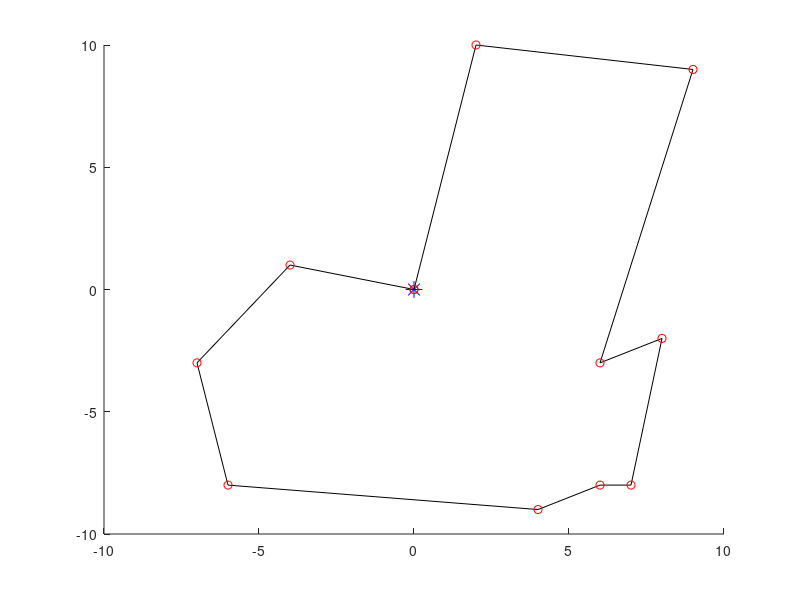
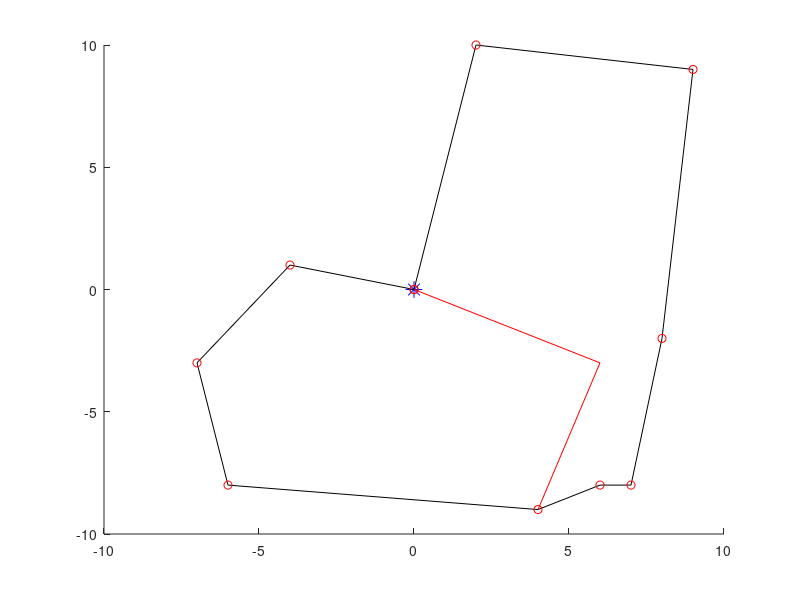
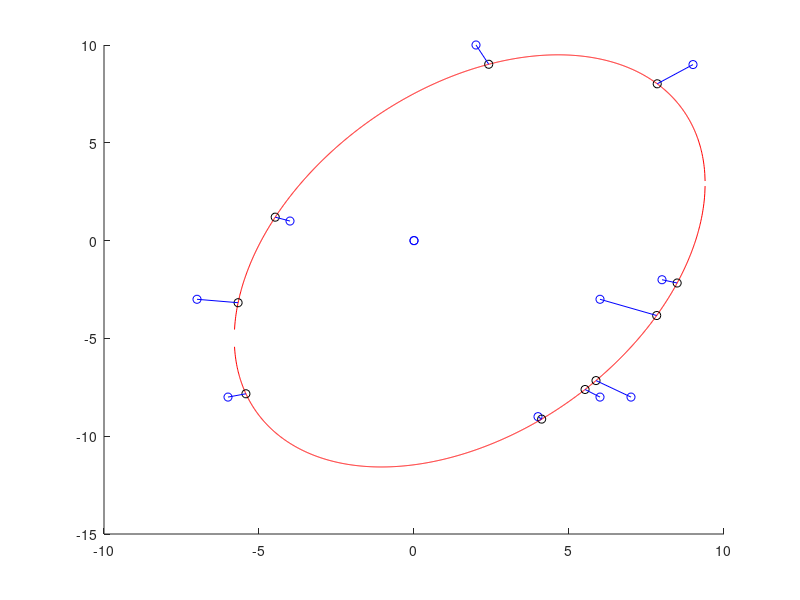

MATLAB code for these plots, in order:
function[] = TDRA( )
% This main function will execute the entirety of the Truck and Drone 
% routing algorithm. 

%%%
% When it comes to calculating the "travel time between two customers" we will 
% use the distance between the two nodes for trucks. When calculating the 
% travel time between two customers by UAV, we will use the distance but 
% divided by a speed factor of 1.5.
%%%

    % Variables 
    %      C0            Set of customer locations with depot as the starting
    %                     location where C0.x is the x location of the
    %                     customers and C0.y is the y locations of the
    %                     customers. 
    %       c            Number of customers
    %       U            Set of drones
    %       u            Number of drones
    % aafDistancesTruck  Travel times between two customers i & j by truck
    %     soln           Our representation of the solution where:
    %                      ansoln.Part1 represents the sequence of customers
    %                          visited by the truck
    %                      ansoln.Part2 represents the assignment of
    %                          customers to UAVs & also the sequence of
    %                          visits by each UAV
    %                      ansoln.Part3 represents the launch locations of
    %                          each UAV for every flight
    %                      ansoln.Part4 represents the reconvene locations of
    %                          each UAV for every flight
    %       Rmax         Maximum number of iterations that our heuristic
    %                      will run
    %       WeightInfo   The weight of each heuristic which serves as an
    %                      indicator of the performance of the heuristic

    
    
    
    % Generate customer locations
%     C0.x = (50 - -50)*rand(1, 4) + -50;
%     C0.y = (50 - -50)*rand(1, 4) + -50;
%     C0.x = [ 0 -10 0 0 ]; % we treat the first slot as the depot;
%     C0.y = [ 0 0 -10 -5 ];  % we treat the first slot as the depot;
%     C0.x = [ 0 randi([-10, 10], 1, 10) 0 ];
%     C0.y = [ 0 randi([-10, 10], 1, 10) 0 ];
    
    C0.x = [ 0 -4 -7 -6 4 6 2 9 8 7 6 0 ];
    C0.y = [ 0 1 -3 -8 -9 -3 10 9 -2 -8 -8 0];
    
% %          0  1  2  3  4  0   Customer ID
% %          1  2  3  4  5  6   Indices
%     C0.x = [ 0  8  6 -7  1  0 ];
%     C0.y = [ 0 -2 -3 -3  2  0 ];

%            0  1  2  3  4  5  6  0  Customer ID
%            1  2  3  4  5  6  7  8  Indices
%     C0.x = [ 0 -2 -3  2  2  7 -4  0 ]; 
%     C0.y = [ 0  4  1  4  3  1  3  0 ]; 

% 
%     C0.x = [0, 1, 2, 3, 3, 2, 1, 0 ]
%     C0.y = [0, 1, 1, 0.1, -1, -1, -1, 0]

%%%%%%%%%%%%%%%%%%%%%%%%Testing ellipse fitting %%%%%%%%%%%%%%%%%%%%%%%%
% Slanted ellipse
%     C0.x = [ 1, 2, 3, 4, 4.5, 5, 5.5, 6, 6, 5.7, 5.5, 5, 4, 3, 1, ...
%              -1, -3, -6, -7, -7.5, -7, -6, ...
%              -3, -2, -1, -4, -5];
%     C0.y = [ 7, 6, 5, 4, 3, 2, 0.5, -1, -1.5, -3.5, -4, -5, -5.3, -5.2, -4.5,...
%              8, 8, 7, 6, 4, 2, 0, ...
%              -2.5, -3, -3.5, -1.5, -1];
    

% Ellipse along x axis; This works well 
%     C0.x = [ -3, -2.5, -2, -1.5, -1, -.5, 0, .5, 1, 1.5, 2, 2.5, 3, -3, -2.5, -2, -1.5, -1, -.5, 0, .5, 1, 1.5, 2, 2.5, 3 ];
%     C0.y = [ 0.54, 1.06, 1.34, 1.52, 1.64, 1.71, 1.73, 1.71, 1.64, 1.54, 1.34, 1.06, .54, -0.54, -1.06, -1.34, -1.52, -1.64, -1.71, -1.73, -1.71, -1.64, -1.54, -1.34, -1.06, -.54 ];

% Ellipse along y axis
%     C0.x = [ 0 [ -2 : 0.5 : 2 ] [ -2 : 0.5 : 2 ] 0]
%     C0.y = [0 sqrt( 1 - (C0.x(1 : 9).^2)/4 ) [ -1*sqrt( 1 - (C0.x(10 : 18).^2)/4 ) ] 0 ]
    



    % Plot the customer locations
%     hold on
%     figure( 1 );
%     plot(0,0,'b*', 'MarkerSize', 12)
%     plot(C0.x, C0.y, 'bo')
%     hold off

    
    % Numbers of customers (excluding the depot) 
    c = length(C0.x) - 2;
    
    % Number of drones
    U = [1, 2];
    u = length(U);
    
    % Initial and final temperature (Inputs for SA)
    T0 = 90;
    TFinal = 0.01; 
    Beta_SA = 0.99;
    Imax = 20;
    
    % Calculate the distances between each all points
    % Here, our first row of the columns is how far our depot is from each 
    % of the customers. 
    aafDistances = calculateDistances(C0.x, C0.y);
    
    
    % Initialize solution data structure
    soln.anPart1 = zeros(1, length(C0.x));  % the Truck Route
    soln.anPart2 = [-1];  % Assignment of customers to UAVs
    soln.anPart3 = [-1];  % Launch locations of the UAVs
    soln.anPart4 = [-1];  % Reconvene locations of the UAVs
    
    
    % Generate initial solution s, to the STRPD based on SA
    s = simulatedAnnealing(c, aafDistances, soln, T0, TFinal, Beta_SA, Imax, u);
    
%%%%%%%%%%%%%%%%%%%%%%%%%%%%%%%%%%%%%%%%%%%%%%%%%%%%%%%%%%%%%%%%%%%%%%%%
    % Test plotting our path with drones
    % THis is correct btw
%     s.anPart1 = [ 0 4 2 3 0 ];
%     s.anPart3 = [ 2 -1 ];   % These indices refer to the cell number in part 1, so this is wrong. 
%     s.anPart2 = [ 1 -1 ];   % visits customer 1
%     s.anPart4 = [ 3 -1 ];   % returns to index 2 of s.anPart1 (which is customer 3)
% 
%     s.anPart1 = [ 0 4 3 1 2 0 ];    % MOST RECENT TEST
%     s.anPart3 = [ 1 -1 4 ];
%     s.anPart2 = [ 5 -1 6 ];
%     s.anPart4 = [ 3 -1 5 ]; 
    
%     s.anPart1 = [ 0 4 2 0 ];
%     s.anPart3 = [ 2 3 -1 ];   % These indices refer to the cell number in part 1, so this is wrong. 
%     s.anPart2 = [ 1 3 -1 ];   % visits customer 1
%     s.anPart4 = [ 3 4 -1 ];   % returns to index 2 of s.anPart1 (which is customer 3)

%     s.anPart1 = [ 0 4 2 0 ];
%     s.anPart3 = [ 2 -1 3 ];   % These indices refer to the cell number in part 1, so this is wrong. 
%     s.anPart2 = [ 1 -1 3 ];   % visits customer 1
%     s.anPart4 = [ 3 -1 4 ];   % returns to index 2 of s.anPart1 (which is customer 3)

%     s.anPart1 = [ 0 4 2 0 ];
%     s.anPart3 = [ 2 -1 3 ];   % These indices refer to the cell number in part 1, so this is wrong. 
%     s.anPart2 = [ 1 -1 3 ];   % visits customer 1
%     s.anPart4 = [ 3 -1 4 ];   % returns to index 2 of s.anPart1 (which is customer 3)
%%%%%%%%%%%%%%%%%%%%%%%%%%%%%%%%%%%%%%%%%%%%%%%%%%%%%%%%
%%%%%%%%%%%%%%%%%%%%%%%%%%%%%%%%%%%%%%%%%%%%%%%%%%%%%%%%%%%%%%%%%%%%%%%%

    % Plot the truck and drone route
    plot_route( C0, s, 1);
    
    
    % Initialize best solution, the rsult of the best solution, the 
    % iteration number, and the temperature
    s_best = s;
    fs_best = f(aafDistances, s_best, u);
    
    
    % Elliptical stuff
    solnOut = ellipticalCustomerAssignment( s_best, C0, u);
    
    % ALAN FIX THIS
    % The reason our plot isn't working too well is because for whatever
    % reason, the solnOut is choosing to return to a customer location that
    % is further away than the one it should be returning to . 
    hold on; 
    plot_route( C0, solnOut, 4)
    hold off; 
    
    f(aafDistances, solnOut, u)

    % This is line 4 of Algorithm 1: Outline of the TDRA
    solnTest = apply_heuristic_2_opt(solnOut, C0, aafDistances)

    WeightInfo = weight_init();

    Rmax = 10; 
    for iIter = 1 : Rmax
        nHeuristic = select_heuristic(WeightInfo);
    end
    
end

%%%%%%%%%%%%%%%%%%%%%%%%%%%%%%%%%%%%%%%%%%%%%%%%%%%%%%%%%%%%%%%%%%%%%%%%%%%
function[ ] = plot_route( C0, s, fig_num ) 
% plot_route will take in the customer locations & the initial solution
% produced via the Simulated annealing method. It will then plot the route 
% the truck will take. 
% Input 
%   C0      The locations of all the customers
%   s       The route we are plotting 
%   u       The number of drones 
%  fig_num  The number of the figure
% Output
%   

    % Variables
    %    a, b     Placeholder variables for the coordinates 
    %  nCustInd   counter to keep track of the customer indices 
    
    % Plot the truck route
    nCustInd = 2;
    a = [ 0 ]; 
    b = [ 0 ]; 
    
    % Fill in these a and b arrays
%     for i = s.anPart1( 2 : length(C0.x) - 1 )
    for i = s.anPart1( 2 : length(s.anPart1) - 1)
        a(nCustInd) = C0.x(i+1);
        b(nCustInd) = C0.y(i+1);
        nCustInd = nCustInd + 1; 
        a;
        b;
    end

    a(end + 1) = 0;
    b(end + 1) = 0;


        
    % Initialize the coords visited by the drones
    aanDrones = zeros(length(s.anPart2)-1, 6);
    
    C0;
    s; 
    % Fill in this matrix
    for iCustomer = 1 : length(s.anPart2)        
        if s.anPart2(iCustomer) == -1
            aanDrones( iCustomer, : ) = -1*ones(1, 6);
%             aanDrones = [ aanDrones ; -1*ones(1, 6) ]
            
        else
            aanDrones(iCustomer, 1) = C0.x(s.anPart1(s.anPart3(iCustomer)) + 1);
            aanDrones(iCustomer, 4) = C0.y(s.anPart1(s.anPart3(iCustomer)) + 1);

            aanDrones(iCustomer, 3) = C0.x(s.anPart1(s.anPart4(iCustomer)) + 1);
            aanDrones(iCustomer, 6) = C0.y(s.anPart1(s.anPart4(iCustomer)) + 1);

            aanDrones(iCustomer, 2) = C0.x(s.anPart2(iCustomer) + 1);
            aanDrones(iCustomer, 5) = C0.y(s.anPart2(iCustomer) + 1);
        end
    end
    
    
    
    % Plot the drone route
    aColors = ["r--", "b--", "g--", "k--", "m--"];
        
    % 
    aDimensions = size(aanDrones);
    
    % Plot this stuff
    figure(fig_num)
    hold on; 
    plot(0,0,'b*', 'MarkerSize', 12)
    plot(a, b, 'k-')
    plot(a, b, "ro")
    
    iDrone = 1; 
    for iRow = 1 : aDimensions 
        x = [ 0 ];
        y = [ 0 ]; 
        
        if aanDrones(iRow, 1) == -1
            iDrone = iDrone + 1; 
        else
            for iCol = 1 : 3
                x(iCol) = aanDrones(iRow, iCol);
                y(iCol) = aanDrones(iRow, iCol+3);
            end
            
            plot(x, y, aColors(iDrone));
        end
    end
    hold off; 
end

function[ aafDistances ] = calculateDistances( x, y )
% calculateDistances will calculate the distances between all the points 
%   on the graph
% INPUT
%   x, y   the x and y coordinates of the customers
% OUTPUT
%   aafDistances   An array of distances where D_ij is the distance between 
%                    house i and house j; this matrix should be symmetric

    % Variables
    %
    
    % Initialize the distances array
    aafDistances = zeros(length(x));
    
    % Calculate the distances
    for i = 1 : length(x)
        for j = 1 : length(x)
            aafDistances( i, j ) = sqrt( (x(i) - x(j))^2 + (y(i) - y(j))^2 );
        end
    end
    
end

function[ s_best ] = ...
    simulatedAnnealing( c, aafDistances, soln, T0, TFinal, Beta_SA, Imax, u)
% simulatedAnnealing function will take in an array of distances 
% and will generate a random TRP (traveling repairman problem).
% INPUT
%   c              The length of the soln
%  aafdistances    Array of distances between customers
%  soln            Data structure of solution
%   T0             The initial temperature
%   TFinal         The final temperature we want to approach
%  Beta_SA         The cooling schedule for our simulated annealing
%   Imax           The maximum number of iterations
%   u              The numebr of drones
% OUTPUT
%  s_best          Returns the best solution to the TRP 


    % Variables
    %  soln       Data structure with solutions parts 1, 2, 3, and 4 
    %     s       Solution to the TRP problem
    %  s_best     Best solution
    % fs_best     The result of the best solution7
    %     T       The current temperature of our simulated annealing
    

    % Initialize our current and final temperatures
    T = T0;     
    
    % Generate a ranomd TRP (Traveling Repairman Problem) 
    % randomly insert all customers into vector    
    soln.anPart1 = [ 0 randperm(c) 0 ];
    s = soln; % create duplicate of soln for comparison
    
    % Initilaize the best solution and the best result 
    s_best = s;
    fs_best = f(aafDistances, s, u); 
    
    sPrime = soln;
    
    % Run the simulated annealing process
    while T > TFinal
        for i = 1 : Imax 
            % Find neighbor to s
            sPrime.anPart1 = neighbor(s);
            

            
            % Check if neighbor is better than current solution 
            diff = fs_best - f(aafDistances, sPrime, u);
            
            % Check if neighbor is better
            if f(aafDistances, sPrime, u) < f(aafDistances, s_best, u)
                s_best.anPart1 = sPrime.anPart1;
                fs_best = f(aafDistances, sPrime, u); 
            end
            
            % Boltzmann probability time babbbyyyy
            if rand() < exp(-abs(diff) / T)
                s.anPart1 = sPrime.anPart1;
            end
            
        end
        
        % Cooling schedule
        T = Beta_SA * T; 
    end
    
    
    
end

function[ solnOut ] = ellipticalCustomerAssignment( solnIn, C0, k )
% The ellipticalCustomerAssignment heuristic function will take in a soln
% and then will return another solution. 

% INPUT
%  solnIn      This is the input solution
%  C0          The locations (coordinates) of the customers
%  k           Number of drones
% OUTPUT
%  solnOut     This is the output solution

    % VARIABLES
    %    D        The design matrix
    %    C        The constraint matrix
    %    S        Scatter matrix
    %    V        Matrix with columns being the eigenvectors
    %    D        Matrix where diagonals are eigenvalues
    %    g        Anonymous function for distance from point to conic
    %    h        Anonymous function for distance between two points
    % aVectorScaled  The parameters that create our ellipse
    % anSortedTruckCustomers   Vector of truck customers sorted by distance
    %                          to ellipse
    % aafDistances  Get the distances between all the points
    
    
    % Create matrix of distances
    aafDistances = calculateDistances(C0.x, C0.y);
    
    % Assign initial variables 
    solnOut = solnIn; 
    fSolnOut = f( aafDistances, solnIn, k);
    
    % Fit an ellipse to C0 
    % First create our design matrix
    D = zeros(length(C0.x) - 1, 6);
    for iRow = 1 : length(C0.x) - 1
        D( iRow, 1 ) = (C0.x(iRow))^2;
        D( iRow, 2 ) = C0.x(iRow) * C0.y(iRow);
        D( iRow, 3 ) = (C0.y(iRow))^2;
        D( iRow, 4 ) = C0.x(iRow);
        D( iRow, 5 ) = C0.y(iRow);
        D( iRow, 6 ) = 1;
        

    end
    
    
    % Next our constraint matrix
    C = zeros(6); 
    C(1, 3) = 2;
    C(3, 1) = 2;
    C(2, 2) = -1; 
    
    % Create scatter matrix
    S = D' * D;
    
    % Find our eigenvalues and eigenvectors
    [ eigenvector, eigenvalue ] = eig( S, C );
    
    % Find the smallest eigenvalue
    fMinDiag = inf;
    for iDiagonal = 1 : 6
        if eigenvalue(iDiagonal, iDiagonal) > 1e-6 && eigenvalue(iDiagonal, iDiagonal) < fMinDiag
            iMinDiag = iDiagonal;
            fMinDiag = eigenvalue(iDiagonal, iDiagonal);
        end
    end
    
    
    % Scale the parameters so that a'C*a = 1
    aVector = eigenvector( :, iMinDiag );
    fScaling = aVector' * C * aVector;
    aVectorScaled = aVector / sqrt(fScaling);
        
    
    % This function gives us the algebraic distance of any point (x, y)
    % from the conic. 
    g = @( a, x, y) (a(1)*x.^2 + a(2).*x.*y + a(3)*y.^2 + a(4)*x + a(5)*y + a(6));
    
    
    % Create functions from the quadratic formulas    
    fplus  = @(a, x) ( -(a(2)*x + a(5)) + sqrt( (a(2)*x + a(5)).^2 - 4*a(3)*(a(1)*x.^2 + a(4)*x + a(6)) ) ) / (2*a(3));
    fminus = @(a, x) ( -(a(2)*x + a(5)) - sqrt( (a(2)*x + a(5)).^2 - 4*a(3)*(a(1)*x.^2 + a(4)*x + a(6)) ) ) / (2*a(3));
    
    
    % Create array of points
    afXData = [ min(C0.x) - 10 : 0.01 : max(C0.x) + 10 ];
    % Check to see if the x and y are imaginary
    counter = 1;
    for x = afXData
        if isreal(fplus( aVectorScaled, x )) && fplus( aVectorScaled, x) ~= 0
            afXGoodData(counter) = x;
            afYDataPositive(counter) = fplus( aVectorScaled, x ); 
        end
        
        if isreal(fminus( aVectorScaled, x )) && fminus( aVectorScaled, x) ~= 0
            afYDataNegative(counter) = fminus( aVectorScaled, x );
        end
        
        if isreal(fminus( aVectorScaled, x )) && isreal(fplus( aVectorScaled, x ))
            counter = counter + 1; 
        end
        
        
    end
               
    
    % Plot the points
    figure(12345)
    hold on; 
    plot(C0.x, C0.y, 'bo')
    plot(afXGoodData, afYDataPositive, 'r-')
    plot(afXGoodData, afYDataNegative, 'r-')
    

    
    % Given a customer point (xi, yi), find the point (x, y) on an ellipse
    % that minimizes the distance between (xi, yi) and (x, y)
    
    % Set the max number of iterations, the threshold
    % for convergence
    nMax = 30; 
    fThreshold = 10^(-6);
    
    % Hard code the function and its jacobian
    h = @(x, y, lambda, xi, yi, a) ...
        [ 2*x - 2*xi + 2*a(1)*x*lambda + a(2)*lambda*y + a(4)*lambda; 
          2*y - 2*yi + a(2)*lambda*x + 2*a(3)*lambda*y + a(5)*lambda; 
          a(1)*x^2 + a(2)*x*y + a(3)*y^2 + a(4)*x + a(5)*y + a(6) ];

    h_jacobian = @(x, y, lambda, xi, yi, a) ...
        [ 2 + 2*a(1)*lambda, a(2)*lambda, 2*a(1)*x + a(2)*y + a(4); 
          a(2)*lambda, 2 + 2*a(3)*lambda, a(2)*x + 2*a(3)*y + a(5); 
          2*a(1)*x + a(2)*y + a(4), a(2)*x + 2*a(3)*y + a(5), 0 ];
      
   % Initialize ellipse points
   afEllipse.x = [];
   afEllipse.y = [];
   
   % Initialize vector of distances
   afDistanceFromEllipse = zeros(1, length(C0.x)-2); 
    
   %Instead of iterating through the length of the arrays, iterate through   
   for nCustomer = solnIn.anPart1(2 : end - 1)
       % Set initial guess
       %                  x                y        lambda
       afGuess = [ C0.x(nCustomer + 1); C0.y(nCustomer + 1); 0 ]; 
       
       
       % Get the unknowns
       [ ae_vals, j, aUnknowns ] = ... 
           newtons_method( nMax, afGuess, fThreshold, h, h_jacobian, aVectorScaled, C0, nCustomer+1);
       
       % Plot the point on the ellipse
       plot(aUnknowns(1, j-1), aUnknowns(2, j-1), 'ko')
       
       % Store the ellipse point
       afEllipse.x = aUnknowns(1, j-1);
       afEllipse.y = aUnknowns(2, j-1); 
       
       % Calculate the distance between customers and closest pt on ellipse
       afDistanceFromEllipse( nCustomer ) = sqrt( (afEllipse.x(end) - C0.x(nCustomer+1))^2 + ...
           (afEllipse.y(end) - C0.y(nCustomer+1))^2 );
       
       % Plot those thangs 
       plot( [ C0.x(nCustomer+1); afEllipse.x ], [C0.y(nCustomer+1); afEllipse.y], 'b-' )
%        [ C0.x(nCustomer); afEllipse.x ]
% %        for i = 1 : length(C0.x)
% %            plot( [ C0.x(nCustomer+1); afEllipse.x(nCustomer) ], [C0.y(nCustomer+1); afEllipse.y(nCustomer)], 'b-' )
% %        end
% %        hold off; 
             
              % Final Output Lines
%        fprintf("\n")
%         fprintf("Final Output Line for Part (a)\n")
%         fprintf("Current k    |      e^(k+1)     |      x^(k+1)\n" );
%         fprintf("  %4d       |   %10.10f   |   [ %2.6f ; %2.6f; %2.6f ]   \n", k-2, ae_vals(k-1), aUnknowns(1, k-1), aUnknowns(2, k-1), aUnknowns(3, k-1))
       
   end
    
   hold off;
   
   
   % Sort the customer in descending order from distance to the ellipse
   [ afSortedDistances, anSortedTruckCustomers ] = sort( afDistanceFromEllipse, 2, "descend" );

   afSortedDistances;
   
   
   % Get the distance matrix (the distances between all the points)
   aafDistances = calculateDistances(C0.x, C0.y); 
   
   
    % Now we start looping until no feasible position is available for
    % customers in the list for re-insertion in UAV routes
%     feasible = 1;  %
%     temp_counter = 0;     % this temporary counter will eventually be removed, 
                          % it is taking place of the feasibility thing
           
    bDone = 0;


    
% if for one iteration of the repeat loop, doesn't improve. 


    while ~bDone 
        % Initialize the "previous" best waiting time
        fTotalWaitingTimePrev = fSolnOut; 

        for i = 1 : length(anSortedTruckCustomers)           
            % Store the index of customer i in anSortedTruckCustomers
            jCust = anSortedTruckCustomers(i);  % customer index at index i in anSortedTruckCustomers
            
            % Select customer c_j in the list & remove it from truck route
            solnRemovedCustomer = soln_remove_truck_customer(solnIn, jCust);

%             %%%%% TEMPORARY STUFF REMOVE AFTER TESTING %%%%%
%             solnIn.anPart1 = [0 10 9 8 7 3 5 6 0];
%             solnIn.anPart3 = [ 1 6 -1 2 3 6];
%             solnIn.anPart2 = [11 1 -1 12 4 2];
%             solnIn.anPart4 = [3 7 -1 3 6 7];
%             solnIn
%             jCust = 8  % This is the customer we will be removing
%             %%%%% TEMPORARY STUFF REMOVE AFTER TESTING %%%%%
            
            % Check all potential positions in truck route
            for iTruckStop = 2 : length(solnIn.anPart1) - 1
                % Insert the customer in the truck route
                insertedTruckSoln = ...
                    soln_insert_truck_customer(solnRemovedCustomer, jCust, iTruckStop);
                
                
                % Check feasibility 
                % Totally checking feasibility, yep looks super great
                bFeasible = check_feasibility(insertedTruckSoln);           
                
                % Calculate the total waiting time
                fTruckInsertionWaitingTime = f( aafDistances, insertedTruckSoln, k ); 

                % Compare this s to our original s_out
                if bFeasible && (fTruckInsertionWaitingTime < fSolnOut)
                    solnOut = insertedTruckSoln; 
                    fSolnOut = fTruckInsertionWaitingTime; 
                end
            end

            % Intialize feasibility for inserting customer into drone
%             bFeasible = 1;  
            
            indexindexindex = 1;
            % Check all potential positions in drone route
            for iDrone = 1 : k
                for iStopLeave = 1 : length(solnRemovedCustomer.anPart1)
                    for iStopReturn = iStopLeave + 1 : length(solnRemovedCustomer.anPart1)
                        % Insert the customer in the truck route
                        insertedDroneSoln = ... 
                            soln_add_drone_customer(solnRemovedCustomer,...
                            jCust, iDrone, iStopLeave, iStopReturn);

                        % Check feasibility
                        bFeasible = check_feasibility(insertedDroneSoln, C0, aafDistances);

                        % Let's check what it looks like
%                         hold on; 
%                         plot_route( C0, insertedDroneSoln, indexindexindex)
%                         hold off;
                        
                        % Calculate the total waiting time
                        % note: when calculating wait times, we are using
                        % the CURRENT soln.anPart1 
                        fDroneInsertionWaitingTime = f( aafDistances, insertedDroneSoln, k); 

                        % Compare this to the solnOut
                        if bFeasible && (fDroneInsertionWaitingTime < fSolnOut)
                            solnOut = insertedDroneSoln; 
                            fSolnOut = fDroneInsertionWaitingTime; 
                        end

                        indexindexindex = indexindexindex + 1; 
                    end
                end
            end
        end % here here here


        % Remove the customer from the list
        anSortedTruckCustomers(1) = []; 


        % right here
        if fTotalWaitingTimePrev <= fSolnOut 
            bDone = 1; 
        end
    end

end

function[ ae_vals, k, aUnknowns ] = ...
    newtons_method( nMax, afGuess, fThreshold, h, h_jacobian, a, C0, iCustomer )
% Newton's method will approximate the roots of our function h. For this
% particular problem, h is the gradient of our distance formula. 
% Input
%   nMax               The maximum number of iterations
%   afGuess            Our initial guess
%   fThreshold         The threshold for convergence
%   h                  The function we are trying to find the root of 
%   h_jacobian         The jacobian of function h
%   aVectorScaled      The paramters we found to create our ellipse
%   C0                 Our set of customers
%   iCustomer          The current customer we are at
% Output
%   ae_vals            Array of error values
%   k                  Number of iterations
%   aUnknowns          Array of unknowns we are trying to find

    % Local Variables
    %  k           Number of iterations it took to converge
    %  e           The error value
    %  xi          x coordinate of the customers
    %  yi          y coordinate of the customers
    
    % Initialize k values and error value e
    k = 1; 
    e = 99;   % absurd error value
    
    % Create variables for the x and y coordinates of the customers
    xi = C0.x(iCustomer); 
    yi = C0.y(iCustomer); 
    
    % Initialize vector to hold the updating x, y, and lambda values and
    % vector for e values
    aUnknowns = zeros(3, nMax); 
    ae_vals = zeros(1, nMax); 
    aUnknowns(:, 1) = afGuess; 
    ae_vals(1) = e; 
    
    % Run Newton's Method for the vector case
    while k < nMax + 2 && ae_vals(k) > fThreshold
        aUnknowns(:, k+1) = aUnknowns(:, k) - ... 
            h_jacobian(aUnknowns(1, k), aUnknowns(2, k), aUnknowns(3, k), xi, yi, a) \ ...
            h(aUnknowns(1, k), aUnknowns(2, k), aUnknowns(3, k), xi, yi, a ); 
        
        % Calculate the error
        ae_vals(k+1) = norm( aUnknowns(:, k+1) - aUnknowns(:, k) );
        
        % Print k, the error and the value
%         fprintf("Current k    |      e^(k+1)     |      x^(k+1)\n" );
%         fprintf("  %4d       |   %10.10f   |   [ %2.6f ; %2.6f; %2.6f ]   \n", k-1, ae_vals(k+1), aUnknowns(1, k+1), aUnknowns(2, k+1), aUnknowns(3, k+1))
        
        % Update k 
        k = k + 1; 
    end
end

function[ solnOut ] = soln_remove_truck_customer(solnIn, jCust)
% The soln_remove_truck_Customer function takes in a solution structure and
% the customer j that we will be removing from the truck route. It will
% first loop over soln.anPart1 to find jCust. Then it will "remove him" by
% esentially shifting everyone in solnIn.anPart1 after him down by 1. 
% Input
%  solnIn     The solution we are currently working with
%  jCust      The customer we will be removing from part 1 of solnIn
% Output
%  solnOut    The resulting solution

    % Local variables
    %  iCustomer     counter variable to keep track of the customer index
    %  
    
    % Loop over soln.anPart1 to find jCust
    for iCustomer = 1 : length(solnIn.anPart1)
        if solnIn.anPart1(iCustomer) == jCust
            jCustIndex = iCustomer; 
        end
    end
    
    % Remove jCust and shift everyone down
    solnIn.anPart1(jCustIndex) = [];
    solnIn.anPart1;

    % Shift things in part 3 and part 4 that are after the removal slot
    % down by 1
    nDroneCounter = 1; 
    for nIndex = 1 : length(solnIn.anPart3)
        if solnIn.anPart3(nIndex) < 0
            nDroneCounter = nDroneCounter + 1;
            
        else
            if solnIn.anPart3(nIndex) > jCustIndex  % "if it comes after"
                solnIn.anPart3(nIndex) = solnIn.anPart3(nIndex) - 1;  
            end
            
            if solnIn.anPart4(nIndex) > jCustIndex
                solnIn.anPart4(nIndex) = solnIn.anPart4(nIndex) - 1; 
            end
        end
    end
    
    % Return the solnOut
    solnOut = solnIn; 
  
end

function[ solnOut ] = soln_insert_truck_customer(solnIn, jCust, iStop)
% The soln_insert_truck_customer method will take in the solution, the
% jCustomer we will be inserting, and the place where the truck will be
% inserted. 
% Inputer
%    solnIn    The input solution
%    jCust     the customer that will be inserted
%    iStop     Where the truck will be placed

    % Local Variables
    %
    
    % Initialize the out solution 
    solnOut = solnIn;
    
    % First insert values 1 to iStop - 1
    solnOut.anPart1 = solnIn.anPart1(1 : iStop - 1);
    
    % Next insert jCust
    solnOut.anPart1(iStop) = jCust; 
    
    % Next insert the remaining values iStop to the end of the array
    solnOut.anPart1 = [ solnOut.anPart1 solnIn.anPart1(iStop : end)]; 
    
    % Update anPart3 and anPart4
    nDroneCounter = 1; 
    for nIndex = 1 : length(solnIn.anPart3)
        if solnIn.anPart3(nIndex) < 0
            nDroneCounter = nDroneCounter + 1; 
        else
            if solnIn.anPart3(nIndex) >= iStop
                solnOut.anPart3(nIndex) = solnIn.anPart3(nIndex) + 1; 
            end
            
            if solnIn.anPart4(nIndex) >= iStop
                solnOut.anPart4(nIndex) = solnIn.anPart4(nIndex) + 1; 
            end
        end
    end             
end

function[ solnOut ] = ...
    soln_add_drone_customer(solnIn, jCust, iDrone, iStopLeave, iStopReturn)
% soln_add_drone_customer will take in the current solution data structure,
% the customer we will be including, the drone that will be delivering to
% it as well as where the drone will be departing from and arriving to. 
% Input
%  solnIn       Current solution
%  jCust        Customer we are inserting
%  iDrone       The drone that will be delivering to that customer
%  iStopLeave   The index from which the drone will be leaving (based off
%                of the indices from soln.anPart1) 
%  iStopReturn  The index where the drone will be returning (also based off
%                of the indices from soln.anPart1)

% Output
%  solnOut      The resutling solution. 

    % Local variable
    % iPart3Drone     The drone we are currently looking at in part 3
    
    
    % Find the drone we are looking for in solnIn.anPart3
    iPart3Drone = 1;                   
    nDroneCounter = 1;
    
    % Initialize the solnOut
    solnOut = solnIn; 
    
    while (nDroneCounter ~= iDrone)
        % If we hit a separator (-1) increment the drone
        if (solnIn.anPart3(iPart3Drone) == -1)
            nDroneCounter = nDroneCounter + 1; 
        end
        iPart3Drone = iPart3Drone + 1; 
    end
    
    
    % Look for where iStopLeave fits in solnIn.anPart3 (start from
    % iPart3Drone)
    bPlaced = 0;
    iLeavePlacement = iPart3Drone; 
    while (~bPlaced)        
        % In the case that we want to assign drone n a customer, but there
        % are currently no drone n customers
        if iLeavePlacement > length(solnIn.anPart3)
            % Insert placeholder slot
            solnOut.anPart3(end + 1) = 0;
            solnOut.anPart2(end + 1) = 0; 
            solnOut.anPart4(end + 1) = 0; 
        end
                    
        if (solnOut.anPart3(iLeavePlacement) < iStopLeave)
            % Then we place it in index iLeavePlacement
            bPlaced = 1; 
            
        else
            % We iterate through
            iLeavePlacement = iLeavePlacement + 1; 

        end
    end
    
    
    % Shift oclumns in Part 3 up by 1
    % Shift the columns at & abova where it goes to the right by 1
    solnOut.anPart3 = solnIn.anPart3(1 : iLeavePlacement - 1); 
    
    % Insert the index it will be leaving from
    solnOut.anPart3(iLeavePlacement) = iStopLeave;
    
    % Insert the remaining values iStopLeave to the end of the array
    solnOut.anPart3 = [ solnOut.anPart3 solnIn.anPart3(iLeavePlacement : end) ];
    
    % ----
    % Shift columns in Part 2 up by 1
    % Shift the columns at & abova where it goes to the right by 1
    solnOut.anPart2 = solnIn.anPart2(1 : iLeavePlacement - 1);
    
    % Insert the customer jCust
    solnOut.anPart2(iLeavePlacement) = jCust; 
    
    % Insert the remaining values iStopLeave to the end of the array
    solnOut.anPart2 = [ solnOut.anPart2 solnIn.anPart2(iLeavePlacement : end) ]; 
    
    
    % ----
    % Shift the columns in Part 4 up by 1
    % Shift the columns at & above where it goes to the right by 1
    solnOut.anPart4 = solnIn.anPart4(1 : iLeavePlacement - 1);

    % Insert the customer return index
    solnOut.anPart4( iLeavePlacement ) = iStopReturn; 
    
    % Insert the remaining values iStopLeave to the end of the array
    solnOut.anPart4 = [ solnOut.anPart4 solnIn.anPart4(iLeavePlacement : end) ];       
end

function[ sPrime ] = neighbor( soln )
% The neighbor function will implement the well-known 2-opt method for
% creating neighbors for our current solution s. Here, we must note that
% our 2-opt method will switch two customers within the vector of Parts 1
% and 2. The customers are selected randomly. Our 2-opt is a local search
% heuristic.

% INPUT
%   soln       Current solution data structure.
% OUTPUT
%  sPrime      A neighbor to input solution soln

    % Variables
    %    sPrime    The soln.anPart1 which is the neighbor to our original 
    %                soln.anPart1  
    %  randIndex1  The index of the customer that will be switched out from
    %                part 1 of the soln data structure
    %  randIndex2  The index of the customer that will be switched out from
    %                part 2 of the soln data structure. 
    %    nTemp     A temporary variable that holds the customer at index 
    %                randIndex1
    
    
    % Randomly pick two customer indices from anPart1 
    randIndex1 = -1;
    randIndex2 = -1;
    
    % Make sure that we don't pick the same two indices
    while randIndex1 == randIndex2
        randIndex1 = randi([2, length(soln.anPart1)-1]);
        randIndex2 = randi([2, length(soln.anPart1)-1]); 
    end
    
%     fprintf("Before switching: \n")
%     soln.anPart1
    
    % Switch their positions in soln.anPart1
    nTemp = soln.anPart1(randIndex1);
    soln.anPart1(randIndex1) = soln.anPart1(randIndex2);
    soln.anPart1(randIndex2) = nTemp; 
    
% %     fprintf("after switching: \n")
%     soln.anPart1
    
    % Return the new neighbor to the input solution
    sPrime = soln.anPart1;
    
end

function[ bValid ] = check_flight_validity( aafDistances, nLeaving, nVisiting, nReturning ) 
% Check flight validity will take a matrix of distances, as well as the
% leaving, visiting, and returning nodes of a drone flight path. It will
% then determine if the flight distance of the drone falls within
% parameters. 

% Input
%   aafDistances    Matrix of distances between customer nodes
%   nLeaving        The node from which the drone will be leaving
%   nVisiting       The customer node which the drone visits
%   nReturning      The cusotmer that the drone returns to 
% Output
%   bValid          Boolean variable that determines whether the flight
%                       path is valid

    % Variables
    % maxDistance   The maximum flight distance a drone can fly
    % alpha         The factor by which the flight distance is divided to
    %                 account for drone speed
    % a             Distance from departure to the customer
    % b             Distnace from the customer to the returning depot
    % fDrone Distance   The total "distance" flown by the drone
    

    % Initialize max flight distance, alpha, and boolean valid variable
    maxDistance = 10; 
    alpha = 1.5;
    bValid = 1; 
    
    % Calculate the distance from departure to the customer
    a = aafDistances(nLeaving+1, nVisiting+1); 

    % Calculate the distance from the customer to the returning
    b = aafDistances(nVisiting+1, nReturning+1); 

    % Total drone distance 
    fDroneDistance = (a+b)/alpha; 

    if fDroneDistance > maxDistance
        bValid = 0; 
    end
end

function[ fTotalWaitTime ] = f( aafDistances, soln, k)
% This function f is our wait time function. In this case, we treat
%  the time = distance for our trucks and we calculate the time for the 
%  drones using a speed factor of 1.5

% INPUT
%   aafDistances    Array of floats containing the distances between custs.
%   soln            Data structure of solutions in parts 1, 2, 3 and 4 
%   k               Number of drones
% OUTPUT
%   fTotalWaitTime  Float of total wait time 
    

    % Variables
    %   alpha         Our speed factor for the drones. 
    %   aSoln         Current solution
    
    
    % Initialize constants
    alpha = 1.5;
    
    
    % Create temporary list of customers
    anCustomers = soln.anPart1;
    
    % Create vector arrival and departure times for drones and trucks
    aafDroneArrivalTime = zeros(k, length(aafDistances));
    aafTruckArrivalTime = zeros(1, length(aafDistances));
    aafTruckDepartureTime = zeros(1, length(aafDistances));
    
    % Calculate the total wait time for the truck customers
    iPrevious = 1; 
    for iCustomerIndex = 2 : length(soln.anPart1) % Here iCustomerIndex = 1 & = length(soln.anPart1) are the nodes 
        iDrone = 1; % Initialize drone counter
        
        % Calculate the arrival time of the truck to this node        
%         aafTruckArrivalTime(anCustomers(iCustomerIndex) + 1) = ...
%             aafDistances( anCustomers(iCustomerIndex - 1) + 1, anCustomers(iCustomerIndex) + 1 ) ...
%           + aafTruckArrivalTime( anCustomers(iCustomerIndex - 1) + 1);
        aafTruckArrivalTime(anCustomers(iCustomerIndex) + 1) = ...
            aafDistances( anCustomers(iCustomerIndex - 1) + 1, anCustomers(iCustomerIndex) + 1 ) ...
          + aafTruckDepartureTime( anCustomers(iCustomerIndex - 1) + 1);
        
%         "Put this arrival times in aafTruckDepartureTimes and vector and 
%          then update them if they have a drone approaching that same
%          node. So that if there is no drone going towards customer at
%          iCustomerIndex, then they already have something in their truck
%          arrival time vector. That is, we are assuming that no customer
%          has a drone delivering to them. 
%          NOTE: ASSUME INSTANTANEOUS ARRIVAL AND DEPARTURE
        aafTruckDepartureTime(anCustomers(iCustomerIndex) + 1) = ...
            aafTruckArrivalTime(anCustomers(iCustomerIndex) + 1);
        

        
        for iReconveneIndex = 1 : length(soln.anPart4)
            
            % Check if we have an "X" there
            if soln.anPart4(iReconveneIndex) == -1
                iDrone = iDrone + 1;
            end
            
            % Get the arrival time of the drones
            if iCustomerIndex == soln.anPart4(iReconveneIndex) % This means there is a drone flying to this point

                % calculate distance from departure node to customer node
                a = aafDistances( anCustomers(soln.anPart3(iReconveneIndex)) + 1, soln.anPart2(iReconveneIndex) + 1);
                
                % Calculate distance from customer node to arrival node
                b = aafDistances( soln.anPart2(iReconveneIndex) + 1, anCustomers(soln.anPart4(iReconveneIndex)) + 1);
%                 b = aafDistances( soln.anPart2(iReconveneIndex) + 1, anCustomers(soln.anPart4(iReconveneIndex) + 1) );

                
                aafDroneArrivalTime(iDrone, anCustomers(soln.anPart4(iReconveneIndex)) + 1) = (a + b)/alpha;
                
                %%%% WORKS TILL HERE %%%%
                
                % if Truck is there before the drone, it must wait
                if aafTruckArrivalTime(anCustomers(iCustomerIndex) + 1) < ... 
                        max (aafDroneArrivalTime( :, anCustomers(iCustomerIndex) + 1 ) ) ...
                        + aafTruckDepartureTime(anCustomers(iPrevious) + 1) % added this addition bit

                    aafTruckDepartureTime(anCustomers(iCustomerIndex) + 1) = ...
                        max (aafDroneArrivalTime( :, anCustomers(iCustomerIndex) + 1) ) + ...
                        aafTruckDepartureTime(anCustomers(iPrevious) + 1);
                    % do we need to add everything up to this point to the
                    % distance traveled by the drone??
                elseif aafTruckArrivalTime(anCustomers(iCustomerIndex) + 1) > max( aafDroneArrivalTime( :, iCustomerIndex) )
                    % If the drone is there before the truck
                    aafTruckDepartureTime(anCustomers(iCustomerIndex) + 1) = aafTruckArrivalTime( anCustomers(iCustomerIndex) + 1);
                end
                    
            end
            
        end
       iPrevious = iPrevious + 1;  
    end
    
    
    % Get the total waiting time 
    fTotalWaitTime = aafTruckDepartureTime( soln.anPart1(end - 1) + 1 ); 


%     %% NOTES
%     % WE MIGHT HAVE TO CREATE IF STATEMENT FOR WHAT TO RETURN. For example,
%     % if the last customer is visited by a drone and arrives there before
%     % the truck, we are not interested in waiting for the truck to get
%     % there (since our drone would have already delivered to the customer).
%     %   In this case we don't want to return the aafTruckDepartureTime. 
% 
%     % Potential Fix: in the case that we visit a customer and the drone
%     % gets there faster, IF there is a customer to visit afterwards, THEN
%     % we choose the higher time. ELSE (last customer), we take the minimum.
%     % Look at the picture titled "ECA_fig1"

end

function[ bFeasible ] = check_feasibility( solnIn, C0, aafDistances )
% This function will check the feasibility of the solution that is passed 
% in. It will check that several requirements are satisfied: 
% FOR DRONES: 
% - Travel distance for each drone <= max
% - Leaving stop of drone (part 3) < returning stop of drone (part 4)**
% - No overlapping drone trips (we don't give a drone in the air a delivery)
%       - for each slot in part 4, make sure entry in slot+1 of part 3 is 
%         >= the part 4 value
% GENERAL: 
% - Make sure each customer is delivered to 
% - Battery pack availability/battery life for consecutive trips
% - No out and back trips (covered by **) (part3 == part4)
% TRUCK: 
% - truck must start and end at the depot
% Input
%  solnIn         Input solution
%  C0             The customer locations
%  aafDistances   The distances between customer nodes
% Output
%   bFeasible  Boolean value that is true if the solution is feasible; 
%               false otherwise

    % Local variables
    %  maxDistance     The max distance a drone can fly
    %  alpha           Drone flight multiplier constant
    %  fDroneDistance  The distance flown by a specific drone

    % Initialize drone flight multiplier constant
    alpha = 1.5;

    % Initialize maxDistance variable
    maxDistance = 10; 
    
    % Initialize bFeasible to true
    bFeasible = 1; 

    % Create variable for all of the customers
    anCustomers = solnIn.anPart1; 

    % Make sure that drone isn't traveling back and forth
    iCustIndex = 1; 
    while iCustIndex <= length(solnIn.anPart3) && bFeasible
        if (solnIn.anPart3(iCustIndex) == solnIn.anPart4(iCustIndex) && solnIn.anPart3(iCustIndex) ~= -1)
            bFeasible = 0; 
        end

        if (solnIn.anPart3(iCustIndex) == 1 && (solnIn.anPart4(iCustIndex) == length(solnIn.anPart1)))
            bFeasible = 0; 
        end
        iCustIndex = iCustIndex + 1; 
    end

    % Make sure that the travel distance for each drone is not too far
    i = 1; 
    while i <= length(solnIn.anPart3) && bFeasible
        fDroneDistance = 0; 
        if (solnIn.anPart3(i) ~= -1)
            % Here, we will do the drone flight distance calculation the
            % way we did it in the f() function. 

            % Calculate the distance from departure to the customer
            a = aafDistances( anCustomers(solnIn.anPart3(i)) + 1, solnIn.anPart2(i) + 1); 

            % Calculate the distance from the customer to the arrival
            b = aafDistances( solnIn.anPart2(i) + 1, anCustomers(solnIn.anPart4(i)) + 1); 

            % Total Drone distance
            fDroneDistance = (a+b)/alpha;
        end

        if fDroneDistance > maxDistance
            bFeasible = 0; 
        end
        i = i+1; 
    end
end

% Heuristics
function[ WeightInfo ] = weight_init()
% The weight_init() function will initialize the weights of all the
% heuristics available to us and return a structure that keeps track of
% scores, times, weights, gammas, and segments. 

% Input
% 

% Output
%   WeightInfo          The variable WeightInfo is a data structure with
%                        the following attributes: 
%
%    WeightInfo.afScores  : pi vector which represents the heuristic scores
%    WeightInfo.anTimes   : theta vector which represents the number of
%                            times each heuristic was used 
%    WeightInfo.aafWeights: w_q,l array which represents the weight of
%                            heuristic q (col) used in segment l (row)
%    WeightInfo.fGamma    : a coefficient between 0 and 1 used to balance
%                            between the value of earlier weights and the
%                            new normalized scores
%         .nSegmentCounter: current l 

    % Variables
    %   numHeuristics      The current number of heuristics implemented in
    %                       the code; 

    % Number of heuristics
    numHeuristics = 2; 
    
    % Initialize WeightInfo
    WeightInfo.afScores = zeros(1, numHeuristics); % 2 heuristics 
    WeightInfo.anTimes = zeros(1, numHeuristics); 
    WeightInfo.aafWeights(1, :) = (1/numHeuristics) * ones(1, numHeuristics); 
    WeightInfo.fGamma = 0.2; 
    WeightInfo.nSegmentCounter = 1; 
    
end

function[ nHeuristic ] = select_heuristic( WeightInfo ) 
% The select_heuristic function will take in a WeightInfo variable with a
% structure with the attributes: scores, times, weights, gamma, and segment
% counter. It will calculate the probabilities of the heuristic being
% selected using the WeightInfo.aafWeights attribute. 

% Input
%  WeightInfo       Structure with attributes afScores, anTimes,
%                    aafWeights, fGamma, and nSegmentCounter

% Output
%  nHeuristic       Returns the index associated with the chosen heuristic.
%                    For example, 1 = 2-Opt Heuristic, 2 = 3-opt Heuristic,
%                    3 = Greedy Assignment Heuristic, etc

    % Variables
    %  afProbabilities       Vector of probabilities of each heuristic being selected
    %  fHeuristicWeightSum   The sum of the weights from
    %                           WeightInfo.nSegmentCounter
    %  anSize                The dimensions of the aafWeights attribute

    % Calculate the size
    anSize = size(WeightInfo.aafWeights);

    % Calculate vector of probabilities
    fHeuristicWeightSum = 0; 
    for i = 1 : anSize(2)
        fHeuristicWeightSum = fHeuristicWeightSum + ... 
            WeightInfo.aafWeights(WeightInfo.nSegmentCounter, i); 
    end
    
    afProbabilities = ...
        WeightInfo.aafWeights(WeightInfo.nSegmentCounter, :) / fHeuristicWeightSum; 

    % Split interval 
    afBoundaries = [0]; 

    for i = 1 : length(afProbabilities)
        afBoundaries(i+1) = afBoundaries(i) + afProbabilities(i);
    end
    
    % Randomly select one
    fRand = rand(); 

    % Map the rand # to nHeuristic
    for i = 1 : length(afBoundaries)
        if fRand >= afBoundaries(i)
            nHeuristic = i; 
        end
    end      
end

function[ solnNew ] = apply_heuristic_2_opt( solnCurr, C0, aafDistances )
% This function will implement the 2-opt heuristic which will swap two
% customers within the vector of Parts 1 and 2. The customers are selected
% randomly for the 2-Opt method. Chainging the values in Parts 1 and 2
% while keeping the values in Parts 3 and 4 unchanged may lead to an
% infeasible solution due to the flight range constraint. In the case of
% infeasibility, we use the DRONE PLANNER HEURISTIC. 

% Input
%  solnCurr       The current solution 
%  C0             The locations (coordinates) of the customers
%  aafDistances   The distances between customer node

% Output
%  solnBest   The best solution our algorithm was able to determine

    % Variables
    %  nCustA      Randomly selected customer integer
    %  nCustB      Randomly selected customer integer
    %  nCustomers  Number of customers
    %  nIndA1      Index of customer A if in part 1 (-1 if not in part 1)
    %  nIndB1      Index of customer B if in part 1 (-1 if not in part 1)
    %  nIndA2      Index of customer A if in part 2 (-1 if not in part 1)
    %  nIndB2      Index of customer B if in part 2 (-1 if not in part 1)

    % Get the number of customers
    nCustomers = length(solnCurr.anPart1) - 2; 

    for i = 1 : length(solnCurr.anPart2) 
        if solnCurr.anPart2(i) ~= -1
            nCustomers = nCustomers + 1; 
        end
    end
    
    % Get customers to be swapped
    nCustA = randi([1, nCustomers]); % Ignore the 2 zeros
    nCustB = randi([1, nCustomers]);
    
    while nCustB == nCustA
        nCustB = randi([1, nCustomers]);
    end

    % Find which slot in either part1 or part2 each of A & B are at
    % Part 1
    nIndA1 = -1; 
    nIndB1 = -1; 
    for nIndex = 1 : length(solnCurr.anPart1)
        if nCustA == solnCurr.anPart1(nIndex)
            nIndA1 = nIndex;
        end

        if nCustB == solnCurr.anPart1(nIndex) 
            nIndB1 = nIndex;
        end
    end

    % Part 2
    nIndA2 = -1; 
    nIndB2 = -1; 
    for nIndex = 1 : length(solnCurr.anPart2)
        if nCustA == solnCurr.anPart2(nIndex)
            nIndA2 = nIndex; 
        end

        if nCustB == solnCurr.anPart2(nIndex)
            nIndB2 = nIndex; 
        end
    end

    % Create solnNew and swap the two variables
    solnNew = solnCurr; 

    % customer a in part 1 and customer b in part 2
    if nIndA1 ~= -1 && nIndB2 ~= -1
        tempCust = solnNew.anPart1(nIndA1); 
        solnNew.anPart1(nIndA1) = solnNew.anPart2(nIndB2); 
        solnNew.anPart2(nIndB2) = tempCust; 

    % customer a in part 2 and customer b in part 1
    elseif nIndA2 ~= -1 && nIndB1 ~= -1
        tempCust = solnNew.anPart2(nIndA2); 
        solnNew.anPart2(nIndA2) = solnNew.anPart1(nIndB1); 
        solnNew.anPart1(nIndB1) = tempCust; 

    % customer a and b are in part 1
    elseif nIndA1 ~= -1 && nIndB1 ~= -1
        tempCust = solnNew.anPart1(nIndA1); 
        solnNew.anPart1(nIndA1) = solnNew.anPart1(nIndB1); 
        solnNew.anPart1(nIndB1) = tempCust; 

    % customer a and b are in part 2
    elseif nIndA2 ~= -1 && nIndB2 ~= -1
        tempCust = solnNew.anPart2(nIndA2);
        solnNew.anPart2(nIndA2) = solnNew.anPart2(nIndB2); 
        solnNew.anPart2(nIndB2) = tempCust; 
    end


   % Check the feasibility
   bFeasible = check_feasibility(solnNew, C0, aafDistances); 
   if bFeasible == 0
       solnNew = apply_heuristic_7_drone_planner(solnNew, C0, aafDistances); 

       if check_feasibility(solnNew, C0, aafDistances) == 0
           solnNew = solnCurr; 
       end
   end
end

function[ solnNew ] = apply_heuristic_7_drone_planner(solnIn, C0, aafDistances) 
% This function will apply the drone planner heuristic. 

% Input
%   solnIn          The input solution structure
%   C0              The locations (coordinates) of the customers
%   aafDistances    Matrix of all distances between nodes
% Output
%   solnNew         The new solution created from the drone planner
%                       heuristic

    % Variables
    %   P_j         Nested structure that contains every (i, s) combination
    %               where i, s in V (set of all nodes in the network) &&
    %               the flight from i to j to s is in range (< L) && i and
    %               s are truck customers && i is served before s
    %  nDrones      Number of drones           

    solnNew = solnIn; 
    % Count the number of drones
    if isempty(solnIn.anPart2)
        nDrones = 0; 
    else
        nDrones = 1; 
        i = 1; 
        while i < length(solnIn.anPart2) 
            if solnIn.anPart2(i) == -1 
                nDrones = nDrones + 1; 
            end
            i = i + 1; 
        end
    end

    % Create the P_j variable 
    n = length(solnIn.anPart1) - 1; 
    
    iDroneCustomer = 1; 
    for iDrone = 1 : nDrones
        while iDroneCustomer < length(solnIn.anPart2) && solnIn.anPart2(iDroneCustomer) ~= -1           
            iRow = 1; 
            P_j(iDrone).Customer(solnIn.anPart2(iDroneCustomer)).aanCust = zeros(n*(n+1)/2, 2); % the number of possible permutations
            for iLeaving = 1 : length(solnIn.anPart1)
                for sReturning = iLeaving + 1 : length(solnIn.anPart1)
                    P_j(iDrone).Customer(solnIn.anPart2(iDroneCustomer)).aanCust(iRow, :) = ...
                        [solnIn.anPart1(iLeaving), solnIn.anPart1(sReturning)];
                    iRow = iRow + 1; 
                end
            end
            
            for iLeaving = 1 : length(solnIn.anPart1)
                for sReturning = iLeaving + 1 : length(solnIn.anPart1)
                    % Only add solution if it is feasible
                    if check_flight_validity(aafDistances, solnIn.anPart1(iLeaving), solnIn.anPart2(iDroneCustomer), solnIn.anPart1(sReturning))
                        P_j(iDrone).Customer(solnIn.anPart2(iDroneCustomer)).aanCust(iRow, :) = ...
                        [solnIn.anPart1(iLeaving), solnIn.anPart1(sReturning)];
                        iRow = iRow + 1;
                    end
                end
                
            end
            iDroneCustomer = iDroneCustomer + 1; 
        end
        iDroneCustomer = iDroneCustomer + 1; 
    end
    
    % Run algorithm
    for iteration = 1 : 10 
        P_jCopy = P_j; 
        iDrone = 0; 
        bDone = 0; 
        while iDrone < nDrones && bDone ~= 1
            while iDroneCustomer < length(solnIn.anPart2) && solnIn.anPart2(iDroneCustomer) ~= -1 && bDone ~= -1
                % Randomly pick (i, s) from P_c
                anDimensions = size();


            end
        end
    end

    
end
